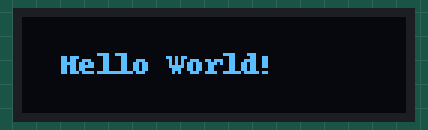
Bench run of a program on a simulated Raspberry Pi (BCM pin numbers). On the bench: 128×32 one-colour display. At 10.2 s the program stops and its outputs stay as they are.

Above: at 0.2 s.

The program:

Adafruitdisplay_128_32.py
```python
# How to print Hello World on a Adafruit 128x32 Display

# first install:
  # sudo apt-get update
  # sudo apt-get install build-essential python-dev python-pip
  # sudo pip install RPi.GPIO
  # sudo apt-get install python-imaging python-smbus
  # sudo apt-get install git
  # git clone https://github.com/adafruit/Adafruit_Python_SSD1306.git
  # cd  Adafruit_Python_SSD1306
  # sudo python3 setup.py install

# turn off Raspberry pi
# connect GND with Pin 6
# connect VCC with Pin 1
# connect SCL or SDK with Pin 5
# connect SDA with Pin 3


import Adafruit_SSD1306          # importing Modules
import time
from PIL import Image
from PIL import ImageDraw
from PIL import ImageFont

RST = 24

disp = Adafruit_SSD1306.SSD1306_128_32(rst=RST)     # declaring variable disp

disp.begin()            # initializing diplay

disp.clear()            # clearing display

disp.display()          # displaying on display

image = Image.new('1', (128, 32))    # generating new image

draw = ImageDraw.Draw(image)         # drawing on image

font = ImageFont.load_default()      # loading font

draw.text((13, 10), "Hello World!", font=font, fill=255)   # printing text on display

disp.image(image)    # imaging on display

disp.display()       # displaying display

time.sleep(10)       # waiting 10s

disp.clear()         # clearing display
disp.display()       # displaying display
```

Measured:
- what the display in image 0 shows lasts 10.1 s, from 0.1 s to 10.2 s
